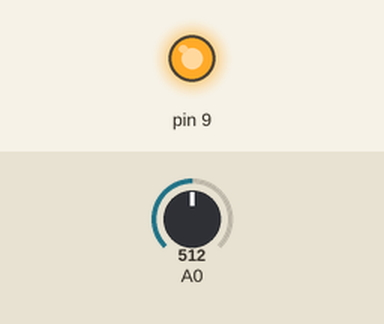
A sketch run on a simulated Arduino Uno, built with avr-gcc and run on an emulated ATmega328P. Parts: output pins drawn as LEDs (lit = HIGH). The inputs (shaded band) are chosen by the test bench; at power-on: A0 = 512. What the sketch prints to the serial monitor is not drawn.

Above: at 1.2 s.
1.3 s: A0 set to 485
At 1.8 s:
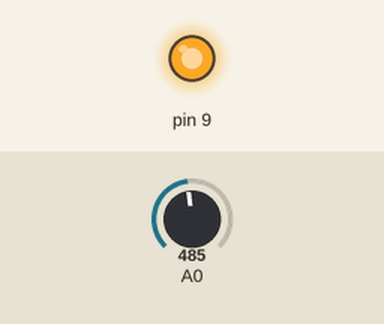
2.8 s: A0 set to 306
At 4.0 s:
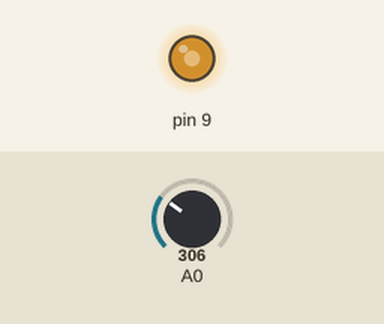
4.3 s: A0 set to 0
At 5.2 s:
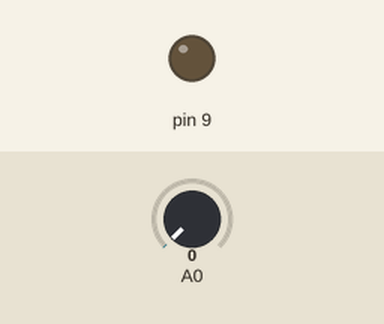
Timing chart, 0 to 7.3 s (numbered marks = the images above; inputs shaded):
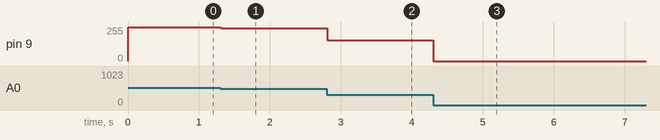

The sketch:

sketch_may17a.ino
```cpp
void setup() {
  // put your setup code here, to run once:
  Serial.begin(9600);
}

void loop() {
  // put your main code here, to run repeatedly:
//  int hahaha = analogRead(A0);
//  Serial.println(hahaha);
//  delay(1);
    int hehe = analogRead(A0);
    int oooo;
    Serial.println(hehe);
    if(hehe <10)hehe = 10;
    if(hehe > 500) hehe = 500;
    oooo = map(hehe, 10, 500, 0, 255);
    analogWrite(9, oooo);
    delay(1);
}
```

Measured:
- after the input at 1.3 s, pin 9: 255/255 → 247/255 at once
- after the input at 2.8 s, pin 9: 247/255 → 154/255 at once
- after the input at 4.3 s, pin 9: 154/255 → 0/255 at once
